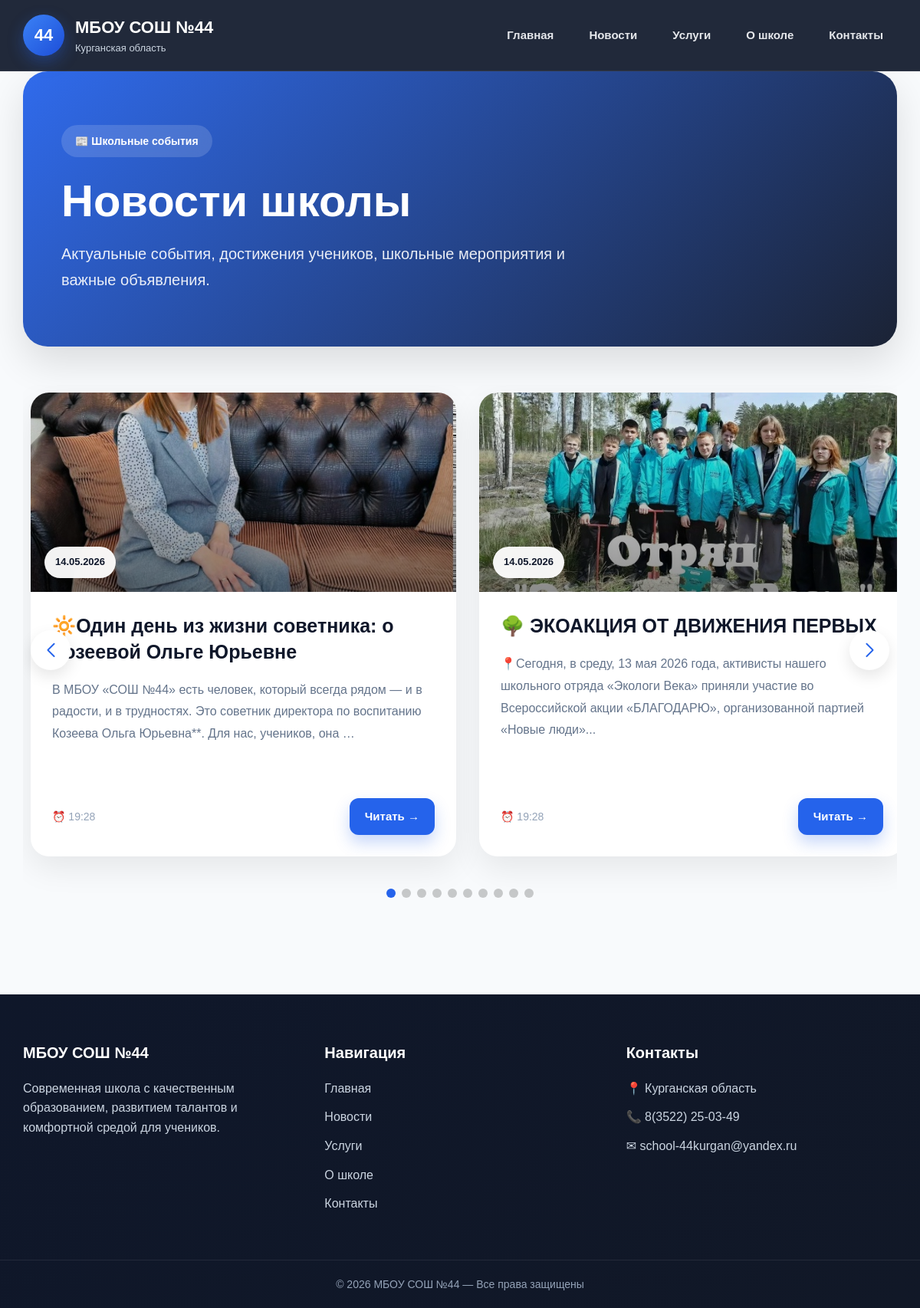
Page /news/ on the committed database.
### news/models.py (models this page shows, shortened)
class News(models.Model):
    title = models.CharField(max_length=100, db_index=True)
    slug = models.SlugField(max_length=100, unique=True)
    preview_text = models.TextField(blank=True)
    full_text = models.TextField(blank=True)
    image = models.ImageField(upload_to='products/%Y/%m/%d', blank=True)
    created_at = models.DateTimeField(auto_now_add=True)
    class Meta:
        ordering = ('-created_at',)
        verbose_name = "Новость"
        verbose_name_plural = "Новости"

### news/views.py (the view)
# urls.py: path('news/', views.news_list ,name='news_list'),
def news_list(request):
    news = News.objects.all()
    return render(request, 'main/news/list.html', {
        'news': news,
    })

### news/templates/main/news/list.html (shortened to what this page needs)
{% extends 'main/base.html' %}
{% block content %}
<link rel="stylesheet"
      href="https://cdn.jsdelivr.net/npm/swiper@11/swiper-bundle.min.css"/>
<section class="news-page">
    <div class="news-hero">
        <div class="hero-content">
            <span class="hero-badge">
                📰 Школьные события
            </span>
            <h1 class="hero-title">
                Новости школы
            </h1>
            <p class="hero-subtitle">
                Актуальные события, достижения учеников,
                школьные мероприятия и важные объявления.
            </p>
        </div>
    </div>
    <div class="swiper newsSwiper">
        <div class="swiper-wrapper">
            {% for item in news %}
                <div class="swiper-slide">
                    <article class="news-card">
                        <div class="news-image-wrapper">
                            {% if item.image %}
                                <img
                                    src="{{ item.image.url }}"
                                    class="news-image"
                                    alt="{{ item.title }}"
                                >
                            {% endif %}
                            <div class="news-overlay"></div>
                            <div class="news-date-badge">
                                {{ item.created_at|date:"d.m.Y" }}
                            </div>
                        </div>
                        <div class="news-content">
                            <h2 class="news-title">
                                {{ item.title }}
                            </h2>
                            <p class="news-preview">
                                {{ item.preview_text|truncatewords:28 }}
                            </p>
                            <div class="news-footer">
                                <span class="news-time">
                                    ⏰ {{ item.created_at|date:"H:i" }}
                                </span>
                                <a
                                    href="{% url 'news:news_detail' item.id item.slug %}"
                                    class="btn"
                                >
                                    Читать →
                                </a>
                            </div>
                        </div>
                    </article>
                </div>
            {% endfor %}
        </div>
        <div class="swiper-pagination"></div>
        <div class="swiper-button-next"></div>
        <div class="swiper-button-prev"></div>
    </div>
</section>
{% endblock %}

### static/css/style.css (style rules this page uses)
*, *::before, *::after { margin: 0; padding: 0; box-sizing: border-box; }
:root { --primary: #2563eb; --primary-dark: #1d4ed8; --secondary: #0f172a; --text: #1e293b; --muted: #64748b; --light: #f8fafc; --white: #ffffff; --border: #e2e8f0; --shadow: 0 10px 30px rgba(0, 0, 0, 0.08); --shadow-hover: 0 18px 45px rgba(0, 0, 0, 0.12); --radius: 24px; --transition: 0.3s ease; }
html { scroll-behavior: smooth; }
body { font-family: Arial, sans-serif; background: var(--light); color: var(--text); line-height: 1.6; }
a { text-decoration: none; color: inherit; transition: var(--transition); }
img { display: block; width: 100%; }
.btn, .btn-outline, .back-btn { display: inline-flex; align-items: center; justify-content: center; padding: 14px 26px; border-radius: 16px; font-size: 15px; font-weight: 700; transition: var(--transition); }
.btn { background: var(--primary); color: white; box-shadow: 0 10px 20px rgba(37, 99, 235, 0.25); }
.hero-content { max-width: 720px; color: white; }
.hero-title { margin-bottom: 24px; font-size: clamp(36px, 7vw, 72px); line-height: 1.1; font-weight: 800; }
.advantage-card, .card, .news-card, .contact-card { background: var(--white); border-radius: var(--radius); box-shadow: var(--shadow); transition: var(--transition); }
.card, .news-card { overflow: hidden; display: flex; flex-direction: column; }
.card-image-wrapper, .news-image-wrapper, .detail-image-wrapper { overflow: hidden; }
.card-image, .news-image, .detail-image { object-fit: cover; transition: 0.45s ease; }
.card-image, .news-image { height: 260px; }
.card-body, .news-content { padding: 30px; display: flex; flex-direction: column; flex-grow: 1; }
.card-title, .news-title { margin-bottom: 18px; color: var(--secondary); font-size: 26px; line-height: 1.35; }
.card-text, .news-preview { margin-bottom: 25px; color: var(--muted); line-height: 1.8; flex-grow: 1; }

### news/templates/main/news/list.html (style rules this page uses)
.news-page { padding-bottom: 40px; }
.news-hero { margin-bottom: 50px; border-radius: 32px; overflow: hidden; position: relative; background: linear-gradient( 135deg, rgba(37,99,235,0.95), rgba(15,23,42,0.95) ); padding: 70px 50px; color: white; box-shadow: 0 20px 50px rgba(0,0,0,0.12); }
.hero-content { max-width: 700px; }
.hero-badge { display: inline-block; padding: 10px 18px; border-radius: 999px; background: rgba(255,255,255,0.15); backdrop-filter: blur(10px); margin-bottom: 25px; font-size: 14px; font-weight: 600; }
.hero-title { font-size: 58px; line-height: 1.1; margin-bottom: 20px; font-weight: 800; }
.hero-subtitle { font-size: 20px; line-height: 1.7; color: rgba(255,255,255,0.9); }
.newsSwiper { padding: 10px 10px 70px; }
.swiper-slide { height: auto; }
.news-card { height: 100%; background: white; border-radius: 24px; overflow: hidden; box-shadow: 0 15px 40px rgba(0,0,0,0.08); transition: 0.4s; display: flex; flex-direction: column; }
.news-image-wrapper { position: relative; overflow: hidden; }
.news-image { width: 100%; height: 260px; object-fit: cover; transition: 0.5s; }
.news-overlay { position: absolute; inset: 0; background: linear-gradient( to top, rgba(0,0,0,0.45), rgba(0,0,0,0) ); }
.news-date-badge { position: absolute; bottom: 18px; left: 18px; background: rgba(255,255,255,0.95); padding: 10px 14px; border-radius: 999px; font-size: 13px; font-weight: 700; color: #0f172a; backdrop-filter: blur(8px); }
.news-content { padding: 28px; display: flex; flex-direction: column; flex-grow: 1; }
.news-title { font-size: 25px; line-height: 1.35; margin-bottom: 18px; color: #0f172a; }
.news-preview { color: #64748b; line-height: 1.8; margin-bottom: 30px; flex-grow: 1; font-size: 16px; }
.news-footer { display: flex; justify-content: space-between; align-items: center; gap: 15px; margin-top: auto; }
.news-time { color: #94a3b8; font-size: 14px; }
.btn { display: inline-flex; align-items: center; gap: 8px; background: #2563eb; color: white; padding: 12px 20px; border-radius: 12px; font-weight: 600; transition: 0.3s; }
.swiper-button-next, .swiper-button-prev { width: 52px; height: 52px; border-radius: 50%; background: white; color: #2563eb; box-shadow: 0 8px 20px rgba(0,0,0,0.1); }
.swiper-button-next::after, .swiper-button-prev::after { font-size: 18px; font-weight: bold; }

### rows in the picture
News: image (picture), created_at "14.05.2026", title "🔆Один день из жизни советника: о Козеевой Ольге Юрьевне", preview_text "В МБОУ «СОШ №44» есть человек, который всегда рядом — и в радости, и в трудностях. Это советник директора по воспитанию Козеева Ольга Юрьевна**. Для нас, учеников, она …", created_at "19:28"
News: image (picture), created_at "14.05.2026", title "🌳 ЭКОАКЦИЯ ОТ ДВИЖЕНИЯ ПЕРВЫХ", preview_text "📍Сегодня, в среду, 13 мая 2026 года, активисты нашего школьного отряда «Экологи Века» приняли участие во Всероссийской акции «БЛАГОДАРЮ», организованной партией «Новые люди»...", created_at "19:28"
